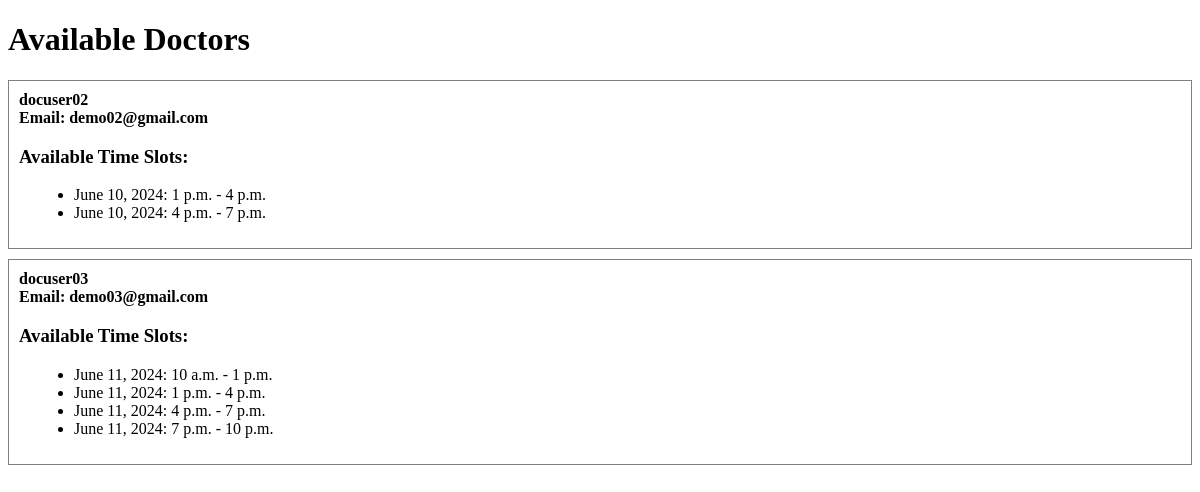
/available-doctors/ (signed in), run on an earlier commit of the app's database.
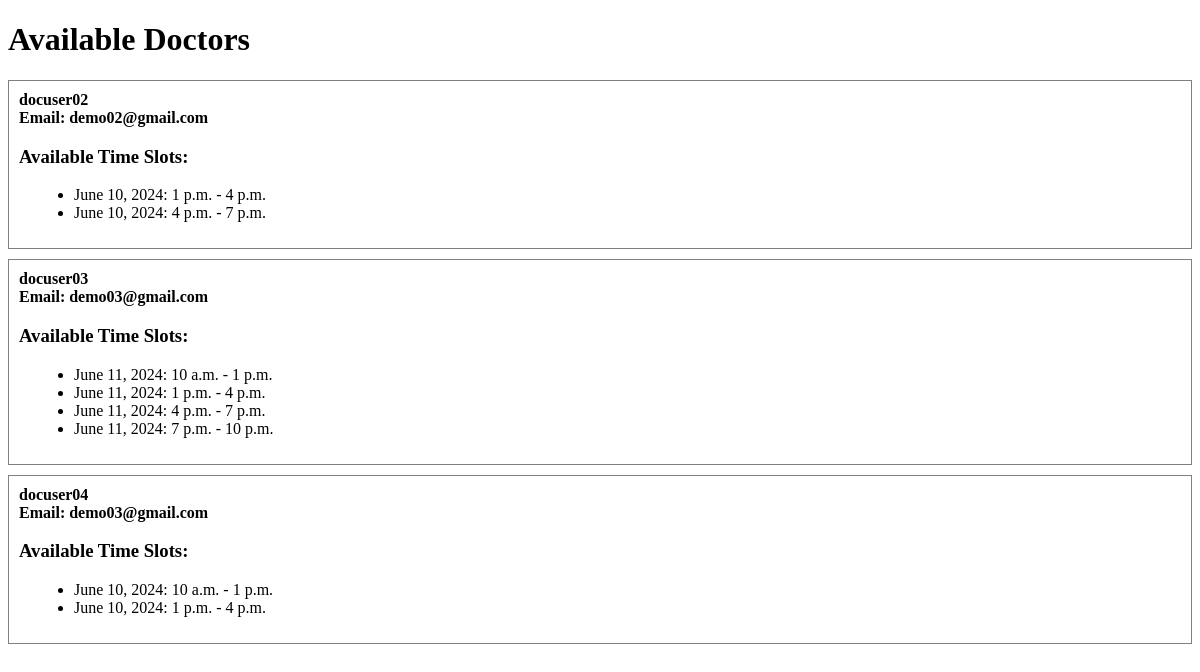
And on a later commit of the database.
### home/models.py (models this page shows, shortened)
class Doctor(models.Model):
    user = models.OneToOneField(CustomUser, on_delete=models.CASCADE)

class CustomUser(AbstractUser):
    ROLE_CHOICES = (
        ('doctor','doctor'),
        ('patient','patient'),
    )
    role = models.CharField(max_length=100, choices=ROLE_CHOICES)
    groups = models.ManyToManyField('auth.Group', related_name='customuser_set', blank=True, verbose_name='groups')
    user_permissions = models.ManyToManyField('auth.Permission', related_name='customuser_set', blank=True, verbose_name='user permissions')

class TimeSlot(models.Model):
    doctor = models.ForeignKey(Doctor, on_delete=models.CASCADE)
    date = models.DateField()
    start_time = models.TimeField()
    end_time = models.TimeField()

### home/views.py (the view)
# urls.py: path('available-doctors/', views.available_doctors, name='available_doctors'),
@login_required
def available_doctors(request):
    if request.user.role != 'patient':
        return redirect('home')
    doctors = Doctor.objects.all()
    doctor_slots = {doctor: TimeSlot.objects.filter(doctor=doctor).order_by('date', 'start_time') for doctor in doctors}
    return render(request, 'available_doctors.html', {'doctor_slots': doctor_slots})

### home/templates/available_doctors.html (shortened to what this page needs)
<!DOCTYPE html>
<html>
<head>
</head>
<body>
    <h1>Available Doctors</h1>
    {% for doctor, time_slots in doctor_slots.items %}
        <div class="doctor_card">
            <div class="doctor_header">
                {{ doctor.user.username }}<br>
                Email: {{ doctor.user.email }}<br>
            </div>
            <div>
                <h3>Available Time Slots:</h3>
                <ul>
                    {% for slot in time_slots %}
                        <li class="time_slot">{{ slot.date }}: {{ slot.start_time }} - {{ slot.end_time }}</li>
                    {% endfor %}
                </ul>
            </div>
        </div>
    {% endfor %}
</body>
</html>

### home/templates/available_doctors.html (style rules this page uses)
.doctor_card { border: 1px solid grey; padding: 10px; margin-bottom: 10px; }
.doctor_header { font-weight: bold; margin-bottom: 5px; }
.time_slot { margin-left: 15px; }

What changed in the data, as far as the page shows it:
added Doctor: user.username "docuser04", user.email "demo03@gmail.com"
added TimeSlot: date "June 10, 2024", start_time "10 a.m.", end_time "1 p.m.", shown under "docuser04"
added TimeSlot: date "June 10, 2024", start_time "1 p.m.", end_time "4 p.m.", shown under "docuser04"
